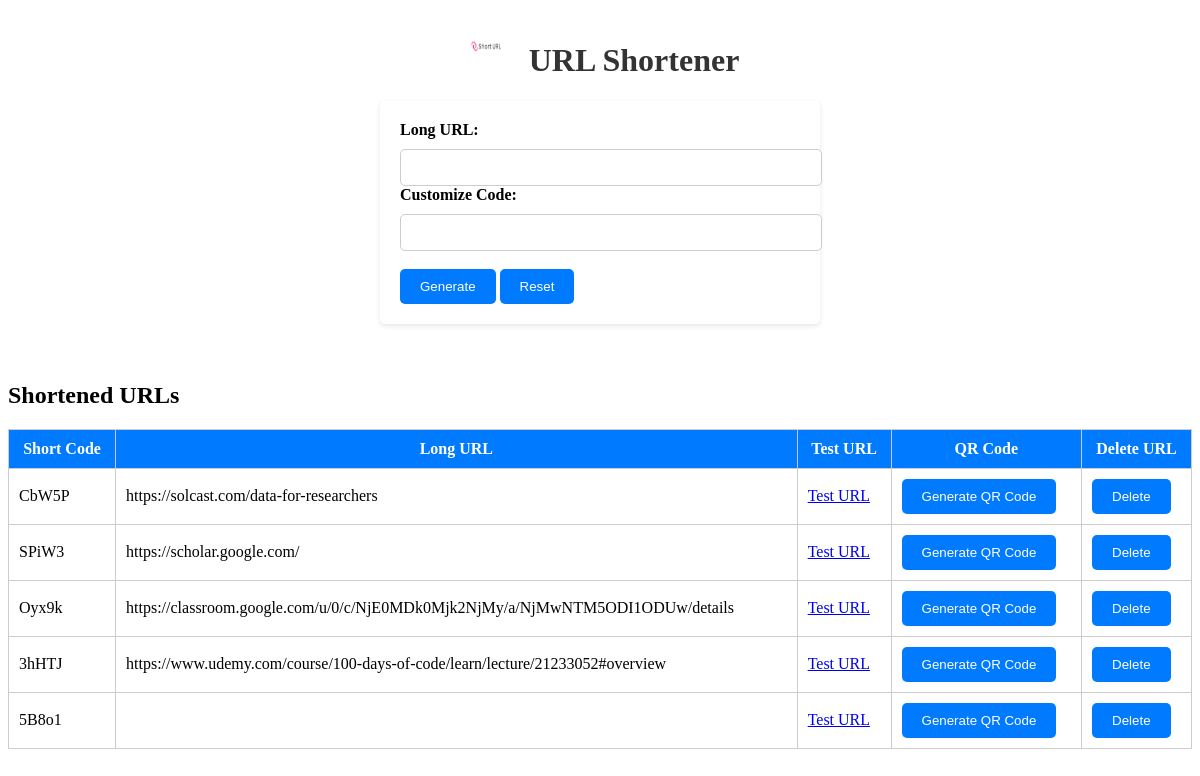
The page / on the database its author committed.
### main.py (models this page shows)
class ShortenedURL(db.Model):
    id = db.Column(db.Integer, primary_key=True)
    short_url = db.Column(db.String(10), unique=True, nullable=False)
    long_url = db.Column(db.String(200), nullable=False)

### main.py (the view, shortened to what this page needs)
@app.route('/', methods=['GET', 'POST'])
def index():
    urls = ShortenedURL.query.all()
    return render_template("index.html", urls=urls)

### templates/index.html (shortened to what this page needs)
<!DOCTYPE html>
<html xmlns="http://www.w3.org/1999/html">
<head>
    <link rel="stylesheet" type="text/css" href="{{ url_for('static', filename='style.css') }}">
</head>
<body>
    <h1><img src="/static/logo.png" alt="Logo" class="logo"> URL Shortener</h1>
    <form action="/" method="POST">
        <label for="long_url">Long URL:</label>
        <input type="text" name="long_url" id="long_url">
        <br>
        <label for="customize">Customize Code:</label>
        <input type="text" name="customize" id="customize"><br>
        <br>
        <button type="submit" value="Create Link">Generate</button>
        <button type="reset">Reset</button><br>
       </form>
    <br>
    <h2>Shortened URLs</h2>
    <table align="j">
        <tr>
            <th>Short Code</th>
            <th>Long URL</th>
            <th>Test URL</th>
            <th>QR Code</th>
            <th>Delete URL</th>
        </tr>
        {% for url in urls %}
        <tr>
            <td>{{ url.short_url }}</td>
            <td>{{ url.long_url }}</td>
            <td><a href="/test-url/{{ url.short_url }}">Test URL</a></td>
            <td>
                <button onclick="generateQRCode('{{ url.short_url }}')">Generate QR Code</button>
            </td>
            <td><button onclick="deleteURL('{{ url.id }}')">Delete</button></td>
        </tr>
        {% endfor %}
    </table>
</body>
</html>

### static/style.css (style rules this page uses)
h1 { color: #333; text-align: center; }
form { margin: 20px auto; max-width: 400px; padding: 20px; background-color: #fff; border-radius: 5px; box-shadow: 0 2px 5px rgba(0, 0, 0, 0.1); }
label { display: block; margin-bottom: 10px; font-weight: bold; }
input[type="text"] { width: 100%; padding: 10px; border: 1px solid #ccc; border-radius: 5px; }
button { padding: 10px 20px; background-color: #007bff; color: #fff; border: none; border-radius: 5px; cursor: pointer; }
table { width: 100%; border-collapse: collapse; }
th, td { padding: 10px; border: 1px solid #ccc; }
th { background-color: #007bff; color: #fff; }
.logo { width: 50px; height: 50px; margin-right: 10px; }

### rows shown on the page
ShortenedURL: short_url "CbW5P", long_url "https://solcast.com/data-for-researchers"
ShortenedURL: short_url "SPiW3", long_url "https://scholar.google.com/"
ShortenedURL: short_url "Oyx9k", long_url "https://classroom.google.com/u/0/c/NjE0MDk0Mjk2NjMy/a/NjMwNTM5ODI1ODUw/details"
ShortenedURL: short_url "3hHTJ", long_url "https://www.udemy.com/course/100-days-of-code/learn/lecture/21233052#overview"
ShortenedURL: short_url "5B8o1"
